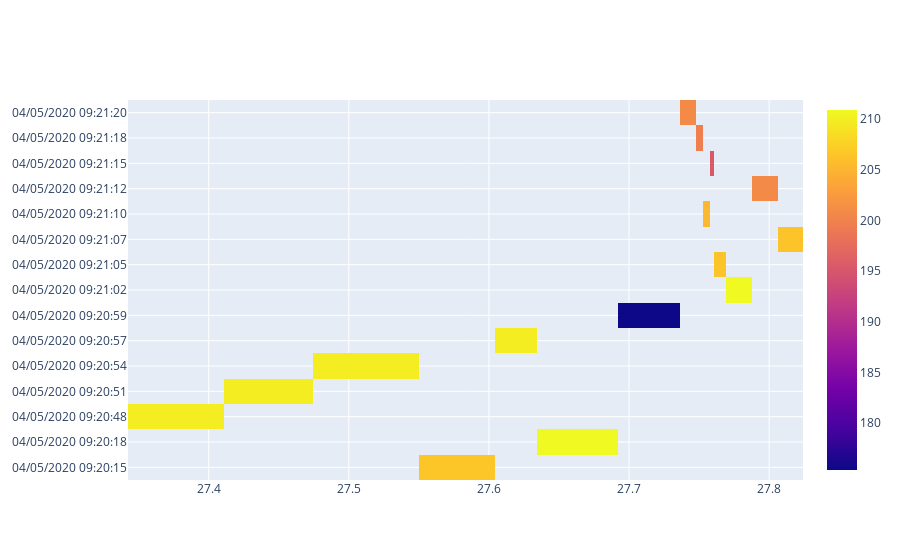

The cell this chart's notebook holds for it:
### Code cell
trace = go.Heatmap(z= df['light'],
                   x= df['temperature'],
                   y= df['dateTime'].head(15))
data=[trace]
pyo.iplot(data, filename='labelled-heatmap')
